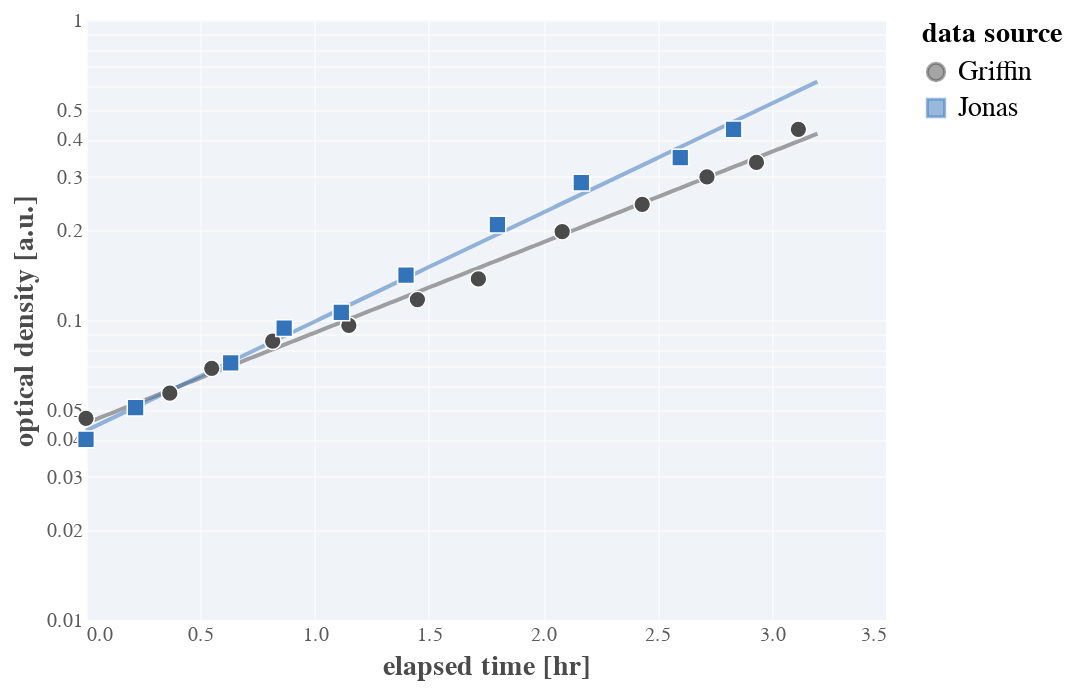

The cell this chart's notebook holds for it:
### Markdown cell above
This doesn't look *too* bad, but my data (in black) definitely has a different slope than the gold-standard. On a semi-log scaling, that's not good. Let's do a simple linear regression of the log transform data to see what the slopes are

### Code cell
# Do a stupid fit for now. 
griffin = merged[merged['source']=='Griffin']
jonas = merged[merged['source']=='Jonas']
griffin_slope, griffin_int, _, _, griffin_se = scipy.stats.linregress(griffin['elapsed_time_hr'].values, np.log(griffin['od_600'].values))
jonas_slope, jonas_int, _, _, jonas_se = scipy.stats.linregress(jonas['elapsed_time_hr'].values, np.log(jonas['od_600'].values))


# Compute the fits and make a dataframe
time_range = np.linspace(0, 3.2, 200)
g_fit = griffin_int + griffin_slope * time_range
j_fit = jonas_int + jonas_slope * time_range
griffin_df = pd.DataFrame(np.array([time_range, np.exp(g_fit)]).T, columns=['time', 'y'])
griffin_df['source'] = 'Griffin'
jonas_df = pd.DataFrame(np.array([time_range, np.exp(j_fit)]).T, columns=['time', 'y'])
jonas_df['source'] = 'Jonas'
fit_merge = pd.concat([griffin_df, jonas_df], sort=False)

# Set up the figure
fit_base = alt.Chart(fit_merge).encode(
        x=alt.X(field='time', type='quantitative', title='elapsed time [hr]'),
        y=alt.Y(field='y', type='quantitative', title='optical density [a.u.]',
                scale=alt.Scale(type='log')),
        color=alt.Color(field='source', type='nominal'))

print(f"""
Growth rate (Griffin's data): λ = {griffin_slope:0.2f} ± {griffin_se:0.2f} hr^-1,
Growth rate (Jonas' data): λ = {jonas_slope:0.2f} ± {jonas_se:0.2f} hr^-1
""")
fit_curves = fit_base.mark_line(size=2, opacity=0.5)
fit_curves + points

### Figure 1 — Vega-Lite specification as saved in the notebook (floating-point values rounded to 4 significant figures; data arrays with more than 128 entries replaced by an {"elided": "..."} marker saying what was removed)
{"config": {"background": "white", "group": {"fill": "white"}, "view": {"strokeWidth": 0, "height": 300, "width": 400, "fill": "#f0f3f7"}, "point": {"size": 40, "filled": true, "opacity": 1, "strokeWidth": 0.75, "stroke": "#FFFFFF"}, "square": {"size": 40, "filled": true, "opacity": 1, "strokeWidth": 0.75, "stroke": "#FFFFFF"}, "circle": {"size": 40, "filled": true, "opacity": 1, "strokeWidth": 0.75, "stroke": "#FFFFFF"}, "line": {"size": 2}, "axis": {"domainColor": "#ffffff", "domainWidth": 0.5, "labelColor": "#5b5b5b", "labelFontSize": 10, "labelFont": "Nunito", "titleFont": "Nunito", "titleFontWeight": 700, "titleFontSize": 14, "titleColor": "#4b4b4b", "grid": true, "gridColor": "#ffffff", "gridWidth": 0.5, "ticks": false}, "range": {"category": ["#4c4b4c", "#3373ba", "#5cb75b", "#d8534f", "#8066ad", "#f0ad4d"]}, "legend": {"labelFontSize": 14, "labelFont": "Nunito", "titleFont": "Nunito", "titleFontSize": 14, "titleFontWeight": 700, "titleFontColor": "#44b4b4b", "symbolSize": 75}, "title": {"font": "Nunito", "fontWeight": 700, "fontSize": 14, "fontColor": "#4b4b4b"}}, "layer": [{"data": {"name": "data-3842a822cf2e4e59da4de40e016a794d"}, "mark": {"type": "line", "opacity": 0.5, "size": 2}, "encoding": {"color": {"type": "nominal", "field": "source"}, "x": {"type": "quantitative", "field": "time", "title": "elapsed time [hr]"}, "y": {"type": "quantitative", "field": "y", "scale": {"type": "log"}, "title": "optical density [a.u.]"}}}, {"data": {"name": "data-8d3e1a38470ca3dc4f875e5d79fc5849"}, "mark": {"type": "point", "size": 70}, "encoding": {"color": {"type": "nominal", "field": "source", "title": "data source"}, "shape": {"type": "nominal", "field": "source"}, "x": {"type": "quantitative", "field": "elapsed_time_hr", "title": "elapsed time [hr]"}, "y": {"type": "quantitative", "field": "od_600", "scale": {"type": "log"}, "title": "optical density [a.u.]"}}}], "$schema": "https://vega.github.io/schema/vega-lite/v4.8.1.json", "datasets": {"data-3842a822cf2e4e59da4de40e016a794d": {"elided": "400 records"}, "data-8d3e1a38470ca3dc4f875e5d79fc5849": [{"clock_time": "13:37", "carbon_source": "glucose", "od_600": 0.047, "date": "2021-01-15", "elapsed_time_hr": 0.0, "source": "Griffin"}, {"clock_time": "13:59", "carbon_source": "glucose", "od_600": 0.057, "date": "2021-01-15", "elapsed_time_hr": 0.3667, "source": "Griffin"}, {"clock_time": "14:10", "carbon_source": "glucose", "od_600": 0.069, "date": "2021-01-15", "elapsed_time_hr": 0.55, "source": "Griffin"}, {"clock_time": "14:26", "carbon_source": "glucose", "od_600": 0.085, "date": "2021-01-15", "elapsed_time_hr": 0.8167, "source": "Griffin"}, {"clock_time": "14:46", "carbon_source": "glucose", "od_600": 0.096, "date": "2021-01-15", "elapsed_time_hr": 1.15, "source": "Griffin"}, {"clock_time": "15:04", "carbon_source": "glucose", "od_600": 0.117, "date": "2021-01-15", "elapsed_time_hr": 1.45, "source": "Griffin"}, {"clock_time": "15:21", "carbon_source": "glucose", "od_600": 0.137, "date": "2021-01-15", "elapsed_time_hr": 1.717, "source": "Griffin"}, {"clock_time": "15:43", "carbon_source": "glucose", "od_600": 0.197, "date": "2021-01-15", "elapsed_time_hr": 2.083, "source": "Griffin"}, {"clock_time": "16:04", "carbon_source": "glucose", "od_600": 0.243, "date": "2021-01-15", "elapsed_time_hr": 2.433, "source": "Griffin"}, {"clock_time": "16:21", "carbon_source": "glucose", "od_600": 0.3, "date": "2021-01-15", "elapsed_time_hr": 2.717, "source": "Griffin"}, {"clock_time": "16:34", "carbon_source": "glucose", "od_600": 0.335, "date": "2021-01-15", "elapsed_time_hr": 2.933, "source": "Griffin"}, {"clock_time": "16:43", "carbon_source": "glucose", "od_600": 0.432, "date": "2021-01-15", "elapsed_time_hr": 3.117, "source": "Griffin"}, {"clock_time": "10:43", "carbon_source": "glucose", "od_600": 0.04, "date": null, "elapsed_time_hr": 0.0, "source": "Jonas"}, {"clock_time": "10:56", "carbon_source": "glucose", "od_600": 0.051, "date": null, "elapsed_time_hr": 0.217, "source": "Jonas"}, {"clock_time": "11:21", "carbon_source": "glucose", "od_600": 0.072, "date": null, "elapsed_time_hr": 0.633, "source": "Jonas"}, {"clock_time": "11:35", "carbon_source": "glucose", "od_600": 0.094, "date": null, "elapsed_time_hr": 0.867, "source": "Jonas"}, {"clock_time": "11:50", "carbon_source": "glucose", "od_600": 0.106, "date": null, "elapsed_time_hr": 1.117, "source": "Jonas"}, {"clock_time": "12:07", "carbon_source": "glucose", "od_600": 0.141, "date": null, "elapsed_time_hr": 1.4, "source": "Jonas"}, {"clock_time": "12:31", "carbon_source": "glucose", "od_600": 0.208, "date": null, "elapsed_time_hr": 1.8, "source": "Jonas"}, {"clock_time": "12:53", "carbon_source": "glucose", "od_600": 0.287, "date": null, "elapsed_time_hr": 2.167, "source": "Jonas"}, {"clock_time": "13:09", "carbon_source": "glucose", "od_600": 0.348, "date": null, "elapsed_time_hr": 2.6, "source": "Jonas"}, {"clock_time": "13:23", "carbon_source": "glucose", "od_600": 0.432, "date": null, "elapsed_time_hr": 2.833, "source": "Jonas"}]}}
